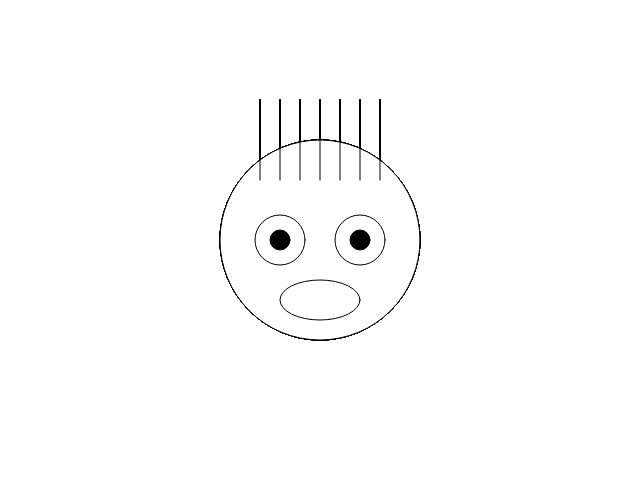
Frame 1 (no input)
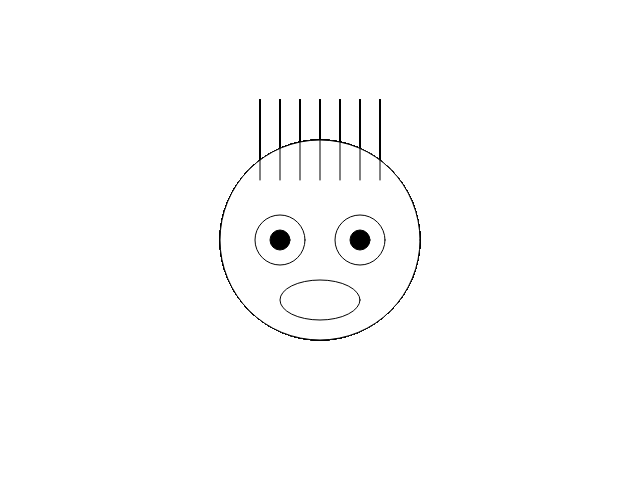
Frame 60 (no input)
Frame 120 (the mouse pressed at the canvas centre since frame 60): identical to frame 60, image omitted

The p5.js sketch that drew these frames (run headless with seeded random() and noise() and a simulated clock; from frame 60 on, the mouse is pressed at the canvas centre):

// p5.js sketch
// ── sketch.js
// 函数setup() : 准备阶段
function setup() {
	// 创建画布，宽度640像素，高度480像素
	// 画布的坐标系统为，左上角坐标为（0，0），
	// x方向水平向右，y方向垂直向下，单位像素
	createCanvas(640,480);
}

// 函数draw()：作画阶段
function draw() {
	// 调用20遍，希望能画20个脸
	drawConfuseFace();
	drawConfuseFace();
	drawConfuseFace();
	drawConfuseFace();
	drawConfuseFace();
	drawConfuseFace();
	drawConfuseFace();
	drawConfuseFace();
	drawConfuseFace();
	drawConfuseFace();
	drawConfuseFace();
	drawConfuseFace();
	drawConfuseFace();
	drawConfuseFace();
	drawConfuseFace();
	drawConfuseFace();
	drawConfuseFace();
	drawConfuseFace();
	drawConfuseFace();
	drawConfuseFace();
}

// 自定函数：画懵逼脸
function drawConfuseFace() {
	fill(255);// 填充白色
	// 1 画脸
	ellipse(320,240,200,200);// 圆圈
	
	// 2 左眼
	ellipse(280,240,50,50);// 另一个圆圈
	
	// 3 右眼
	ellipse(360,240,50,50); 
	
	// 4 嘴巴
	ellipse(320,300,80,40);
	
	fill(0);// 填充黑色	
	// 5 左眼珠
	ellipse(280,240,20,20);
	
	// 6 右眼珠
	ellipse(360,240,20,20);
	
	// 7 头发：从左到右画一排竖线
	line(260,180,260,100);
	line(280,180,280,100);
	line(300,180,300,100);
	line(320,180,320,100);
	line(340,180,340,100);
	line(360,180,360,100);
	line(380,180,380,100);
}
